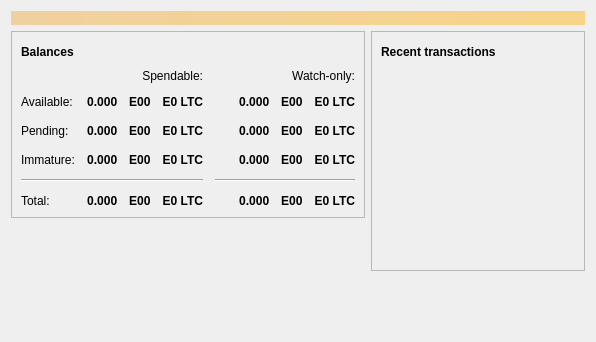
<?xml version="1.0" encoding="UTF-8"?>
<ui version="4.0">
 <class>OverviewPage</class>
 <widget class="QWidget" name="OverviewPage">
  <property name="geometry">
   <rect>
    <x>0</x>
    <y>0</y>
    <width>596</width>
    <height>342</height>
   </rect>
  </property>
  <property name="windowTitle">
   <string>Form</string>
  </property>
  <layout class="QVBoxLayout" name="topLayout">
   <item>
    <widget class="QLabel" name="labelAlerts">
     <property name="visible">
      <bool>false</bool>
     </property>
     <property name="styleSheet">
      <string notr="true">QLabel { background-color: qlineargradient(x1: 0, y1: 0, x2: 1, y2: 0, stop:0 #F0D0A0, stop:1 #F8D488); color:#000000; }</string>
     </property>
     <property name="wordWrap">
      <bool>true</bool>
     </property>
     <property name="margin">
      <number>3</number>
     </property>
     <property name="textInteractionFlags">
      <set>Qt::TextSelectableByMouse</set>
     </property>
    </widget>
   </item>
   <item>
    <layout class="QHBoxLayout" name="horizontalLayout" stretch="1,1">
     <item>
      <layout class="QVBoxLayout" name="verticalLayout_2">
       <item>
        <widget class="QFrame" name="frame">
         <property name="frameShape">
          <enum>QFrame::StyledPanel</enum>
         </property>
         <property name="frameShadow">
          <enum>QFrame::Raised</enum>
         </property>
         <layout class="QVBoxLayout" name="verticalLayout_4">
          <item>
           <layout class="QHBoxLayout" name="horizontalLayout_4">
            <item>
             <widget class="QLabel" name="label_5">
              <property name="font">
               <font>
                <weight>75</weight>
                <bold>true</bold>
               </font>
              </property>
              <property name="text">
               <string>Balances</string>
              </property>
             </widget>
            </item>
            <item>
             <widget class="QPushButton" name="labelWalletStatus">
              <property name="enabled">
               <bool>true</bool>
              </property>
              <property name="maximumSize">
               <size>
                <width>30</width>
                <height>16777215</height>
               </size>
              </property>
              <property name="toolTip">
               <string>The displayed information may be out of date. Your wallet automatically synchronizes with the Litecoin network after a connection is established, but this process has not completed yet.</string>
              </property>
              <property name="text">
               <string/>
              </property>
              <property name="icon">
               <iconset resource="../bitcoin.qrc">
                <normaloff>:/icons/warning</normaloff>
                <disabledoff>:/icons/warning</disabledoff>:/icons/warning</iconset>
              </property>
              <property name="iconSize">
               <size>
                <width>24</width>
                <height>24</height>
               </size>
              </property>
              <property name="flat">
               <bool>true</bool>
              </property>
             </widget>
            </item>
            <item>
             <spacer name="horizontalSpacer_3">
              <property name="orientation">
               <enum>Qt::Horizontal</enum>
              </property>
              <property name="sizeHint" stdset="0">
               <size>
                <width>40</width>
                <height>20</height>
               </size>
              </property>
             </spacer>
            </item>
           </layout>
          </item>
          <item>
           <layout class="QGridLayout" name="gridLayout">
            <property name="spacing">
             <number>12</number>
            </property>
            <item row="2" column="2">
             <widget class="QLabel" name="labelWatchPending">
              <property name="font">
               <font>
                <weight>75</weight>
                <bold>true</bold>
               </font>
              </property>
              <property name="cursor">
               <cursorShape>IBeamCursor</cursorShape>
              </property>
              <property name="toolTip">
               <string>Unconfirmed transactions to watch-only addresses</string>
              </property>
              <property name="text">
               <string notr="true">0.000 E00 E0 LTC</string>
              </property>
              <property name="alignment">
               <set>Qt::AlignRight|Qt::AlignTrailing|Qt::AlignVCenter</set>
              </property>
              <property name="textInteractionFlags">
               <set>Qt::LinksAccessibleByMouse|Qt::TextSelectableByKeyboard|Qt::TextSelectableByMouse</set>
              </property>
             </widget>
            </item>
            <item row="2" column="1">
             <widget class="QLabel" name="labelUnconfirmed">
              <property name="font">
               <font>
                <weight>75</weight>
                <bold>true</bold>
               </font>
              </property>
              <property name="cursor">
               <cursorShape>IBeamCursor</cursorShape>
              </property>
              <property name="toolTip">
               <string>Total of transactions that have yet to be confirmed, and do not yet count toward the spendable balance</string>
              </property>
              <property name="text">
               <string notr="true">0.000 E00 E0 LTC</string>
              </property>
              <property name="alignment">
               <set>Qt::AlignRight|Qt::AlignTrailing|Qt::AlignVCenter</set>
              </property>
              <property name="textInteractionFlags">
               <set>Qt::LinksAccessibleByMouse|Qt::TextSelectableByKeyboard|Qt::TextSelectableByMouse</set>
              </property>
             </widget>
            </item>
            <item row="3" column="2">
             <widget class="QLabel" name="labelWatchImmature">
              <property name="font">
               <font>
                <weight>75</weight>
                <bold>true</bold>
               </font>
              </property>
              <property name="cursor">
               <cursorShape>IBeamCursor</cursorShape>
              </property>
              <property name="toolTip">
               <string>Mined balance in watch-only addresses that has not yet matured</string>
              </property>
              <property name="text">
               <string notr="true">0.000 E00 E0 LTC</string>
              </property>
              <property name="alignment">
               <set>Qt::AlignRight|Qt::AlignTrailing|Qt::AlignVCenter</set>
              </property>
              <property name="textInteractionFlags">
               <set>Qt::LinksAccessibleByMouse|Qt::TextSelectableByKeyboard|Qt::TextSelectableByMouse</set>
              </property>
             </widget>
            </item>
            <item row="4" column="0" colspan="2">
             <widget class="Line" name="line">
              <property name="orientation">
               <enum>Qt::Horizontal</enum>
              </property>
             </widget>
            </item>
            <item row="4" column="2">
             <widget class="Line" name="lineWatchBalance">
              <property name="sizePolicy">
               <sizepolicy hsizetype="Preferred" vsizetype="Fixed">
                <horstretch>0</horstretch>
                <verstretch>0</verstretch>
               </sizepolicy>
              </property>
              <property name="minimumSize">
               <size>
                <width>140</width>
                <height>0</height>
               </size>
              </property>
              <property name="orientation">
               <enum>Qt::Horizontal</enum>
              </property>
             </widget>
            </item>
            <item row="5" column="0">
             <widget class="QLabel" name="labelTotalText">
              <property name="text">
               <string>Total:</string>
              </property>
             </widget>
            </item>
            <item row="3" column="1">
             <widget class="QLabel" name="labelImmature">
              <property name="font">
               <font>
                <weight>75</weight>
                <bold>true</bold>
               </font>
              </property>
              <property name="cursor">
               <cursorShape>IBeamCursor</cursorShape>
              </property>
              <property name="toolTip">
               <string>Mined balance that has not yet matured</string>
              </property>
              <property name="text">
               <string notr="true">0.000 E00 E0 LTC</string>
              </property>
              <property name="alignment">
               <set>Qt::AlignRight|Qt::AlignTrailing|Qt::AlignVCenter</set>
              </property>
              <property name="textInteractionFlags">
               <set>Qt::LinksAccessibleByMouse|Qt::TextSelectableByKeyboard|Qt::TextSelectableByMouse</set>
              </property>
             </widget>
            </item>
            <item row="2" column="3">
             <spacer name="horizontalSpacer_2">
              <property name="orientation">
               <enum>Qt::Horizontal</enum>
              </property>
              <property name="sizeHint" stdset="0">
               <size>
                <width>40</width>
                <height>20</height>
               </size>
              </property>
             </spacer>
            </item>
            <item row="3" column="0">
             <widget class="QLabel" name="labelImmatureText">
              <property name="text">
               <string>Immature:</string>
              </property>
             </widget>
            </item>
            <item row="5" column="1">
             <widget class="QLabel" name="labelTotal">
              <property name="font">
               <font>
                <weight>75</weight>
                <bold>true</bold>
               </font>
              </property>
              <property name="cursor">
               <cursorShape>IBeamCursor</cursorShape>
              </property>
              <property name="toolTip">
               <string>Your current total balance</string>
              </property>
              <property name="text">
               <string notr="true">0.000 E00 E0 LTC</string>
              </property>
              <property name="alignment">
               <set>Qt::AlignRight|Qt::AlignTrailing|Qt::AlignVCenter</set>
              </property>
              <property name="textInteractionFlags">
               <set>Qt::LinksAccessibleByMouse|Qt::TextSelectableByKeyboard|Qt::TextSelectableByMouse</set>
              </property>
             </widget>
            </item>
            <item row="5" column="2">
             <widget class="QLabel" name="labelWatchTotal">
              <property name="font">
               <font>
                <weight>75</weight>
                <bold>true</bold>
               </font>
              </property>
              <property name="cursor">
               <cursorShape>IBeamCursor</cursorShape>
              </property>
              <property name="toolTip">
               <string>Current total balance in watch-only addresses</string>
              </property>
              <property name="text">
               <string notr="true">0.000 E00 E0 LTC</string>
              </property>
              <property name="alignment">
               <set>Qt::AlignRight|Qt::AlignTrailing|Qt::AlignVCenter</set>
              </property>
              <property name="textInteractionFlags">
               <set>Qt::LinksAccessibleByMouse|Qt::TextSelectableByKeyboard|Qt::TextSelectableByMouse</set>
              </property>
             </widget>
            </item>
            <item row="0" column="2">
             <widget class="QLabel" name="labelWatchonly">
              <property name="text">
               <string>Watch-only:</string>
              </property>
              <property name="alignment">
               <set>Qt::AlignRight|Qt::AlignTrailing|Qt::AlignVCenter</set>
              </property>
             </widget>
            </item>
            <item row="1" column="0">
             <widget class="QLabel" name="labelBalanceText">
              <property name="text">
               <string>Available:</string>
              </property>
             </widget>
            </item>
            <item row="1" column="1">
             <widget class="QLabel" name="labelBalance">
              <property name="font">
               <font>
                <weight>75</weight>
                <bold>true</bold>
               </font>
              </property>
              <property name="cursor">
               <cursorShape>IBeamCursor</cursorShape>
              </property>
              <property name="toolTip">
               <string>Your current spendable balance</string>
              </property>
              <property name="text">
               <string notr="true">0.000 E00 E0 LTC</string>
              </property>
              <property name="alignment">
               <set>Qt::AlignRight|Qt::AlignTrailing|Qt::AlignVCenter</set>
              </property>
              <property name="textInteractionFlags">
               <set>Qt::LinksAccessibleByMouse|Qt::TextSelectableByKeyboard|Qt::TextSelectableByMouse</set>
              </property>
             </widget>
            </item>
            <item row="1" column="2">
             <widget class="QLabel" name="labelWatchAvailable">
              <property name="font">
               <font>
                <weight>75</weight>
                <bold>true</bold>
               </font>
              </property>
              <property name="cursor">
               <cursorShape>IBeamCursor</cursorShape>
              </property>
              <property name="toolTip">
               <string>Your current balance in watch-only addresses</string>
              </property>
              <property name="text">
               <string notr="true">0.000 E00 E0 LTC</string>
              </property>
              <property name="alignment">
               <set>Qt::AlignRight|Qt::AlignTrailing|Qt::AlignVCenter</set>
              </property>
              <property name="textInteractionFlags">
               <set>Qt::LinksAccessibleByMouse|Qt::TextSelectableByKeyboard|Qt::TextSelectableByMouse</set>
              </property>
             </widget>
            </item>
            <item row="2" column="0">
             <widget class="QLabel" name="labelPendingText">
              <property name="text">
               <string>Pending:</string>
              </property>
             </widget>
            </item>
            <item row="0" column="1">
             <widget class="QLabel" name="labelSpendable">
              <property name="text">
               <string>Spendable:</string>
              </property>
              <property name="alignment">
               <set>Qt::AlignRight|Qt::AlignTrailing|Qt::AlignVCenter</set>
              </property>
             </widget>
            </item>
           </layout>
          </item>
         </layout>
        </widget>
       </item>
       <item>
        <spacer name="verticalSpacer">
         <property name="orientation">
          <enum>Qt::Vertical</enum>
         </property>
         <property name="sizeHint" stdset="0">
          <size>
           <width>20</width>
           <height>40</height>
          </size>
         </property>
        </spacer>
       </item>
      </layout>
     </item>
     <item>
      <layout class="QVBoxLayout" name="verticalLayout_3">
       <item>
        <widget class="QFrame" name="frame_2">
         <property name="frameShape">
          <enum>QFrame::StyledPanel</enum>
         </property>
         <property name="frameShadow">
          <enum>QFrame::Raised</enum>
         </property>
         <layout class="QVBoxLayout" name="verticalLayout">
          <item>
           <layout class="QHBoxLayout" name="horizontalLayout_2">
            <item>
             <widget class="QLabel" name="label_4">
              <property name="font">
               <font>
                <weight>75</weight>
                <bold>true</bold>
               </font>
              </property>
              <property name="text">
               <string>Recent transactions</string>
              </property>
             </widget>
            </item>
            <item>
             <widget class="QPushButton" name="labelTransactionsStatus">
              <property name="enabled">
               <bool>true</bool>
              </property>
              <property name="maximumSize">
               <size>
                <width>30</width>
                <height>16777215</height>
               </size>
              </property>
              <property name="toolTip">
               <string>The displayed information may be out of date. Your wallet automatically synchronizes with the Litecoin network after a connection is established, but this process has not completed yet.</string>
              </property>
              <property name="text">
               <string/>
              </property>
              <property name="icon">
               <iconset resource="../bitcoin.qrc">
                <normaloff>:/icons/warning</normaloff>
                <disabledoff>:/icons/warning</disabledoff>:/icons/warning</iconset>
              </property>
              <property name="iconSize">
               <size>
                <width>24</width>
                <height>24</height>
               </size>
              </property>
              <property name="flat">
               <bool>true</bool>
              </property>
             </widget>
            </item>
            <item>
             <spacer name="horizontalSpacer">
              <property name="orientation">
               <enum>Qt::Horizontal</enum>
              </property>
              <property name="sizeHint" stdset="0">
               <size>
                <width>40</width>
                <height>20</height>
               </size>
              </property>
             </spacer>
            </item>
           </layout>
          </item>
          <item>
           <widget class="QListView" name="listTransactions">
            <property name="styleSheet">
             <string notr="true">QListView { background: transparent; }</string>
            </property>
            <property name="frameShape">
             <enum>QFrame::NoFrame</enum>
            </property>
            <property name="verticalScrollBarPolicy">
             <enum>Qt::ScrollBarAlwaysOff</enum>
            </property>
            <property name="horizontalScrollBarPolicy">
             <enum>Qt::ScrollBarAlwaysOff</enum>
            </property>
            <property name="selectionMode">
             <enum>QAbstractItemView::NoSelection</enum>
            </property>
           </widget>
          </item>
         </layout>
        </widget>
       </item>
       <item>
        <spacer name="verticalSpacer_2">
         <property name="orientation">
          <enum>Qt::Vertical</enum>
         </property>
         <property name="sizeHint" stdset="0">
          <size>
           <width>20</width>
           <height>40</height>
          </size>
         </property>
        </spacer>
       </item>
      </layout>
     </item>
    </layout>
   </item>
  </layout>
 </widget>
 <resources/>
 <connections/>
</ui>
